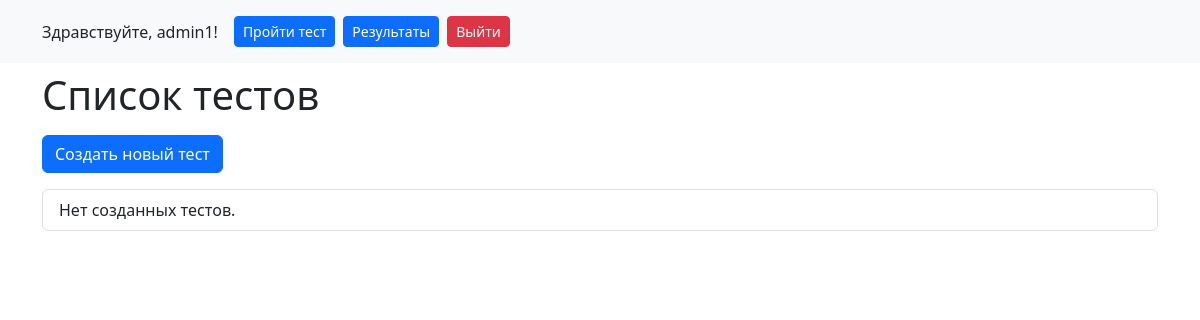
The app's page /tests/ (signed in), older data.
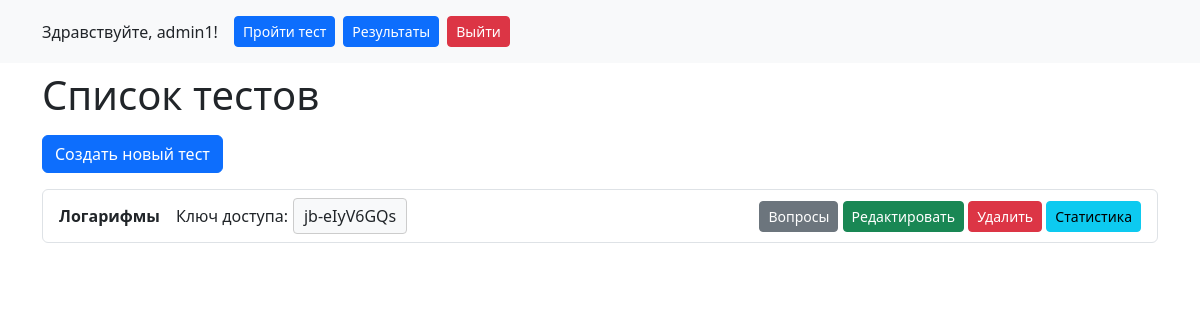
The same page, newer data.
### quiz/models.py (models this page shows, shortened)
class Test(models.Model):
    subject = models.ForeignKey(Subject, on_delete=models.CASCADE)
    name = models.CharField(max_length=200)
    pass_score = models.IntegerField(default=100)  # Проходной балл
    start_time = models.DateTimeField()  # Начало теста
    end_time = models.DateTimeField()  # Окончание теста
    duration = models.IntegerField()  # Длительность теста в минутах
    access_key = models.CharField(max_length=50, unique=True)  # Ключ доступа
    created_by = models.ForeignKey(User, on_delete=models.CASCADE, related_name='tests', null=True, blank=True)  # Разрешаем NULL значения

### quiz/views.py (the view)
# urls.py: path('tests/', TestListView.as_view(), name='test_list'),
class TestListView(UserPassesTestMixin, views.View):
    template_name = 'quiz/test_list.html'
    def test_func(self):
        return self.request.user.is_staff and self.request.user.groups.filter(name='Администраторы').exists()
    def get(self, request):
        tests = Test.objects.filter(created_by=request.user)
        return render(request, self.template_name, {'tests': tests})

### quiz/templates/quiz/test_list.html (shortened to what this page needs)
<!DOCTYPE html>
<html lang="ru">
<head>
    <link href="https://cdn.jsdelivr.net/npm/bootstrap@5.3.0/dist/css/bootstrap.min.css" rel="stylesheet">
</head>
<body>
    <header class="bg-light p-3 mb-2">
        <div class="container">
            <div class="d-flex justify-content-between align-items-center">
                <div class="d-flex align-items-center">
                    {% if user.is_authenticated %}
                    <span class="me-3">Здравствуйте, {{ user.username }}!</span>
                    <a href="{% url 'home' %}" class="btn btn-primary btn-sm me-2">Пройти тест</a>
                    <a href="{% url 'user_results' %}" class="btn btn-primary btn-sm me-2">Результаты</a>
                    <form method="post" action="{% url 'log_out' %}">
                        <button type="submit" class="btn btn-danger btn-sm">Выйти</button>
                    </form>
                    {% else %}
                    <a href="{% url 'log_in' %}" class="btn btn-primary btn-sm">Войти</a>
                    {% endif %}
                </div>
            </div>
        </div>
    </header>
    <div class="container">
        <h1 class="mb-3">Список тестов</h1>
        <a href="{% url 'test_create' %}" class="btn btn-primary mb-3">Создать новый тест</a>
        <ul class="list-group">
            {% for test in tests %}
            <li class="list-group-item d-flex justify-content-between align-items-center">
                <div class="align-text">
                    <span class="test-name me-3">{{ test.name }}</span>
                    <span class="">Ключ доступа:</span>
                    <span class="access-key">{{ test.access_key }}</span>
                </div>
                <div>
                    <a href="{% url 'question_list' test.pk %}" class="btn btn-secondary btn-sm">Вопросы</a>
                    <a href="{% url 'test_update' test.pk %}" class="btn btn-success btn-sm">Редактировать</a>
                    <a href="{% url 'test_delete' test.pk %}" class="btn btn-danger btn-sm">Удалить</a>
                    <a href="{% url 'test_statistics' test.pk %}" class="btn btn-info btn-sm">Статистика</a>
                </div>
            </li>
            {% empty %}
            <li class="list-group-item">Нет созданных тестов.</li>
            {% endfor %}
        </ul>
    </div>
</body>
</html>

Row changes from the older to the newer data that the page shows:
added Test: name "Логарифмы", access_key "jb-eIyV6GQs"
Text that changed along with them:
text no longer shown: "Нет созданных тестов."
